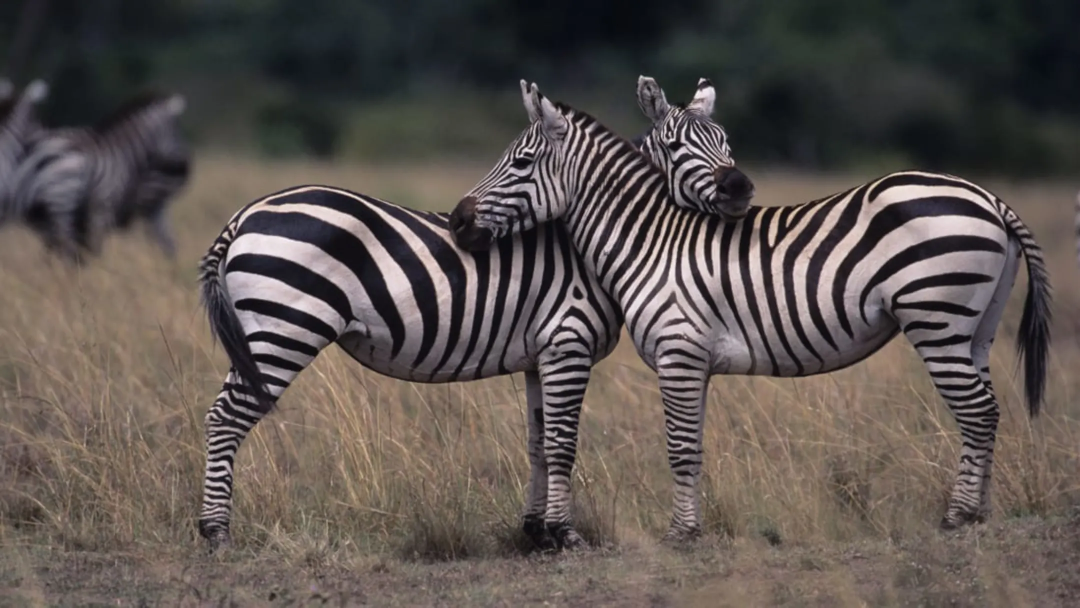
#> input picture task1/photos/whitestripes.webp, 2160 x 1215 px (shown at 1/2 size)
$ python contours.py
#> lines starting #> are read from the running program, lines starting #| are printed output that depends on the picture; after the words box and inside, x2 and y2 are one past the last pixel; in counts of white or black regions, pixels touching at a corner belong together
import cv2 as cv
import numpy as np

"""
What is an edge? A sharp change in brightness
Ideal edge is a step function in certain direction.
"""

img= cv.imread("photos/whitestripes.webp")
#> img is the input picture: shape (1215, 2160, 3); mean B, G, R 79.7, 83.3, 91.4
cv.imshow("original", img)

gray= cv.cvtColor(img, cv.COLOR_BGR2GRAY)
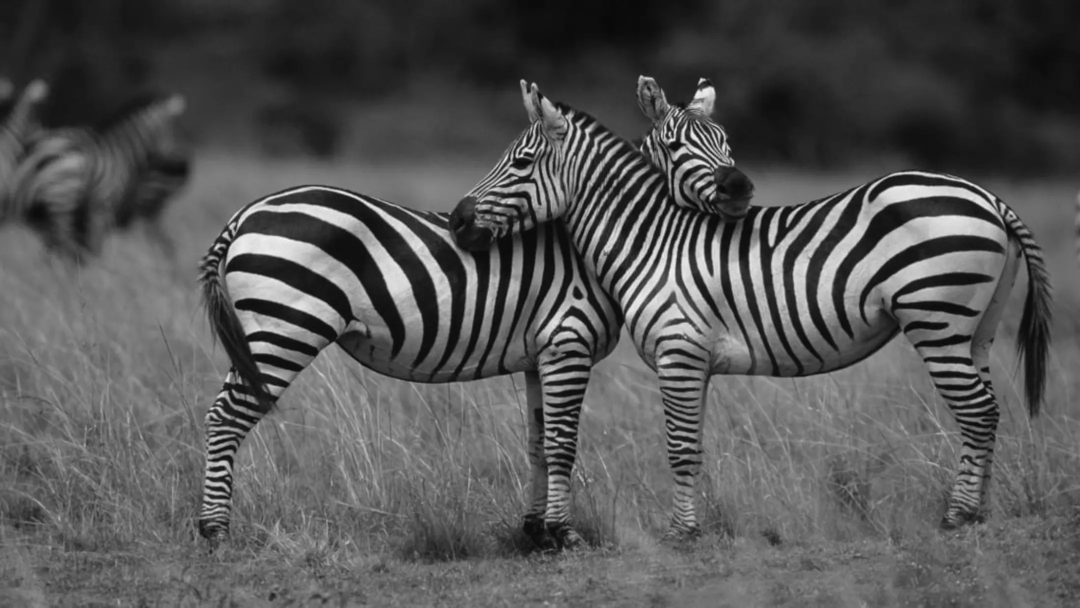
#> gray: shape (1215, 2160) (shown at 1/2 size); min 3, max 249, mean 85.3
cv.imshow("gray", gray)


blur=cv.blur(gray, (5,5))
cv.imshow("blur", blur)

canny = cv.Canny(blur, 125,75)
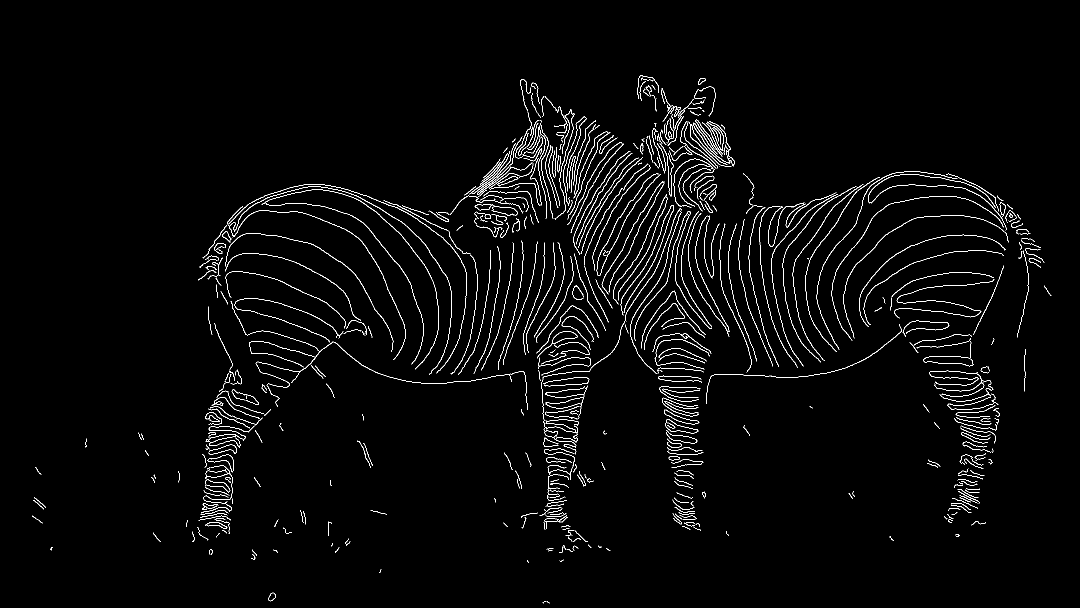
#> canny: shape (1215, 2160) (shown at 1/2 size); 2.3% white in thin lines or dots, all inside (x1, y1, x2, y2) = (64, 151, 2103, 1207)
cv.imshow("canny", canny)


contours, hierarchies = cv.findContours(canny, cv.RETR_LIST, cv.CHAIN_APPROX_SIMPLE)
#> contours = 618 contours, 458 with area under 20; largest, box (x1, y1, x2, y2) and area: (1193, 346, 1322, 552) 2943, (1193, 346, 1319, 552) 2748, (1847, 712, 1947, 733) 1242, (1847, 712, 1947, 733) 1232, (1090, 771, 1175, 839) 764
_,threshold= cv.threshold(canny,145,255,cv.THRESH_BINARY)
cv.imshow("thresholdi", threshold)

blank2=np.zeros((img.shape),  dtype="uint8")
cv.imshow("blank2",blank2)
draw= cv.drawContours(blank2, contours,-1, (0,100,200), thickness=2)
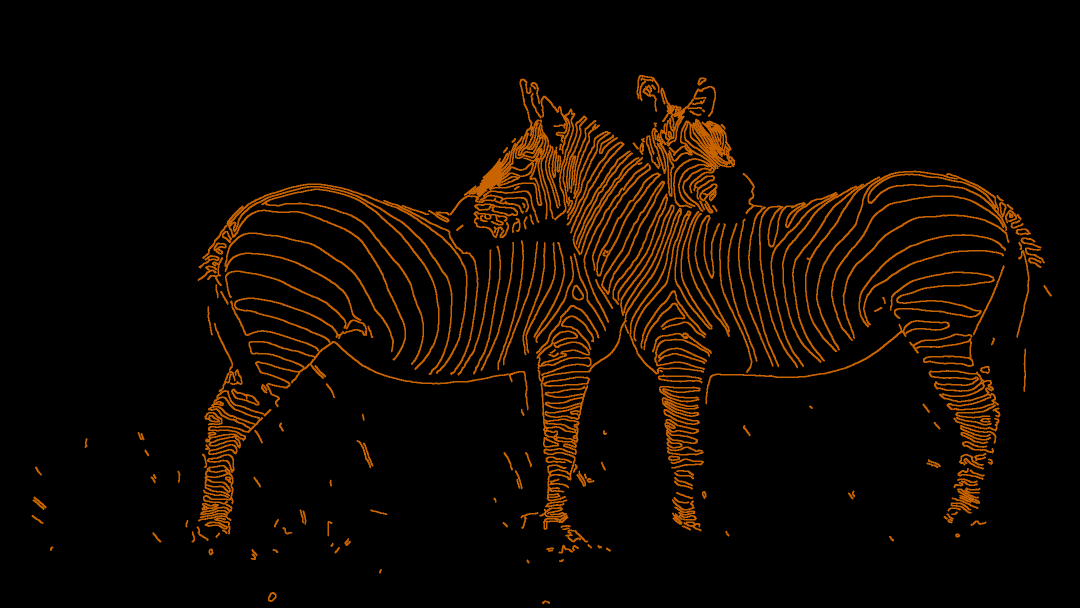
#> draw: shape (1215, 2160, 3) (shown at 1/2 size); mean of channels 0, 1, 2 0, 7.3, 14.5; drawn as B, G, R
cv.imshow("drawcontours", draw)


blank=np.zeros((900,1500,3), "uint8")
rec=cv.rectangle(blank,(100,500),(250,250),(0,126,0),thickness=8)
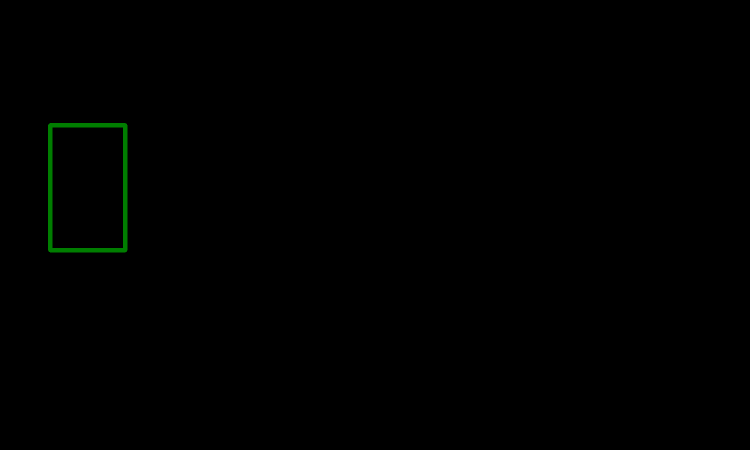
#> blank: shape (900, 1500, 3) (shown at 1/2 size); mean of channels 0, 1, 2 0, 0.7, 0; drawn as B, G, R
recCirc=cv.circle(rec,(blank.shape[1]//2,blank.shape[0]//2), 400,(0,200,0), thickness=6)
cv.imshow("blank",recCirc)

gray2=cv.cvtColor(recCirc,cv.COLOR_BGR2GRAY)
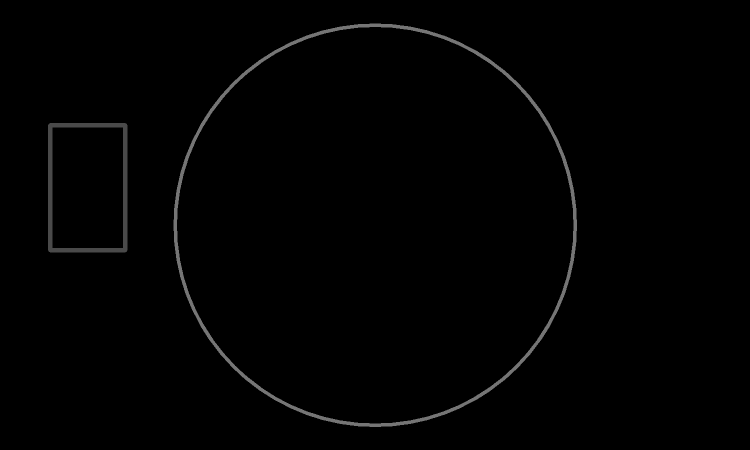
#> gray2: shape (900, 1500) (shown at 1/2 size); min 0, max 117, mean 1.9
canny2=cv.Canny(gray2,0,125)
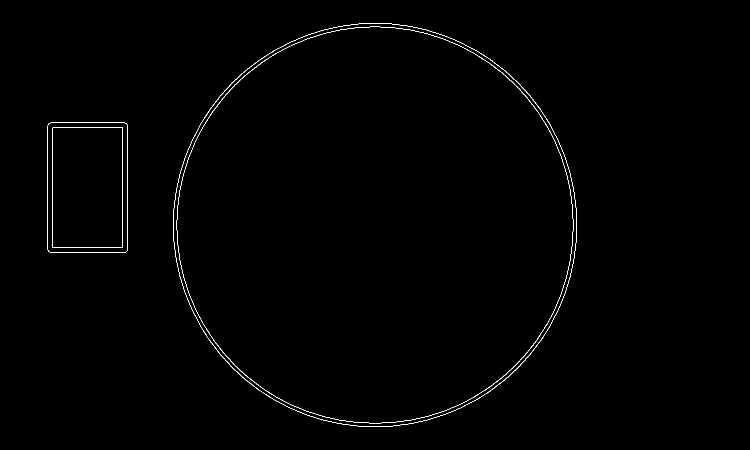
#> canny2: shape (900, 1500) (shown at 1/2 size); 0.51% white in thin lines or dots, all inside (x1, y1, x2, y2) = (95, 46, 1154, 854)
cv.imshow("canny", canny2)


_, thresh = cv.threshold(gray2, 100, 300, cv.THRESH_BINARY)
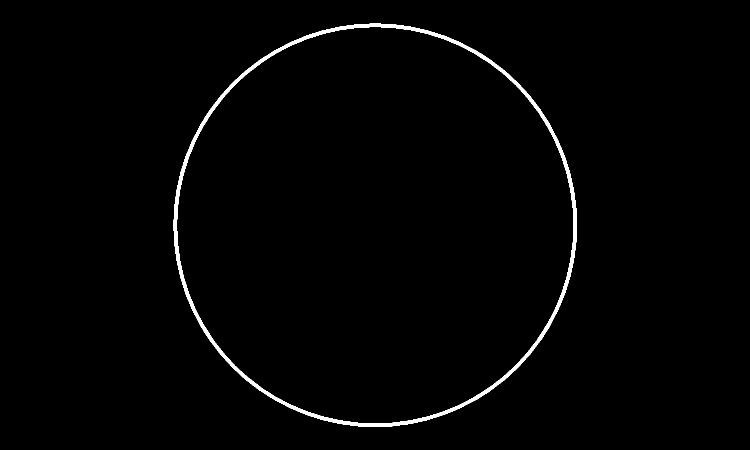
#> thresh: shape (900, 1500) (shown at 1/2 size); 1.3% white; 1 white region
cv.imshow("threshold", thresh)

"""threshold and canny are different"""
contours, hierarchies = cv.findContours(thresh, cv.RETR_EXTERNAL, cv.CHAIN_APPROX_NONE)
#> contours = 1 contour; box (x1, y1, x2, y2) and area: (347, 47, 1154, 854) 509610
print(len(contours))
#| 1
print(hierarchies)
#| [[[-1 -1 -1 -1]]]


"""
. RETR_LIST
This is the simplest of the four flags (from explanation point of view).
It simply retrieves all the contours, but doesn't create any parent-child relationship.
Parents and kids are equal under this rule, and they are just contours.
ie they all belongs to same hierarchy level.
"""


cv.waitKey(0)
cv.destroyAllWindows()
